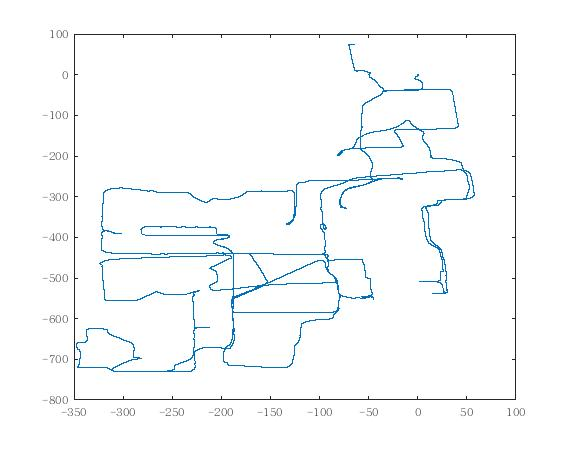
#> input picture dataProcess_m/nclt_path.jpg, 570 x 450 px, found by its file name
$ python image_cv.py
#> lines starting #> are read from the running program, lines starting #| are printed output that depends on the picture
import cv2
#-*- coding: UTF-8 -*-
# 顺时针旋转90度
def RotateClockWise90(img):
    trans_img = cv2.transpose( img )
    new_img = cv2.flip(trans_img, 1)
    return new_img


# 逆时针旋转90度
def RotateAntiClockWise90(img):
    trans_img = cv2.transpose( img )
    new_img = cv2.flip( trans_img, 0 )
    return new_img

def test_rot(img_path):
    img = cv2.imread(img_path)
#> img is the input picture: shape (450, 570, 3); mean B, G, R 250.4, 250, 248.1
    cv2.imshow('raw', img)

    trans_img = cv2.transpose(img)
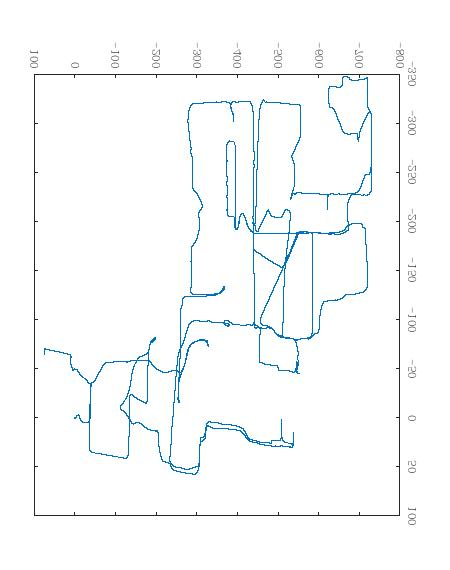
#> trans_img: shape (570, 450, 3); mean B, G, R 250.4, 250, 248.1
    cv2.imshow( 'trans', trans_img )

    clock90_img = RotateClockWise90(img)
#> in RotateClockWise90, `new_img = cv2.flip(trans_img, 1)`:
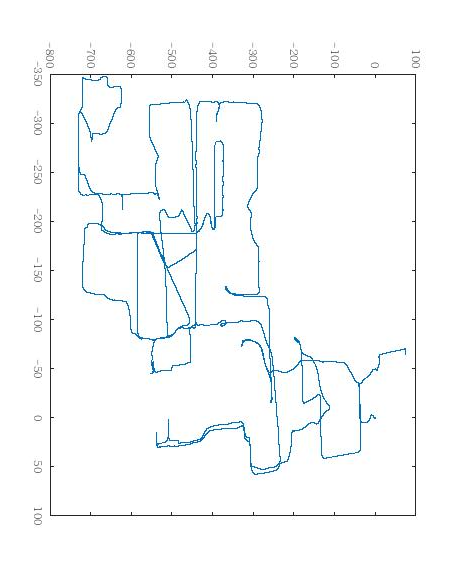
#> new_img: shape (570, 450, 3); mean B, G, R 250.4, 250, 248.1
    cv2.imshow( 'clock90', clock90_img )

    ant_clock90_img = RotateAntiClockWise90(img)
#> in RotateAntiClockWise90, `new_img = cv2.flip( trans_img, 0 )`:
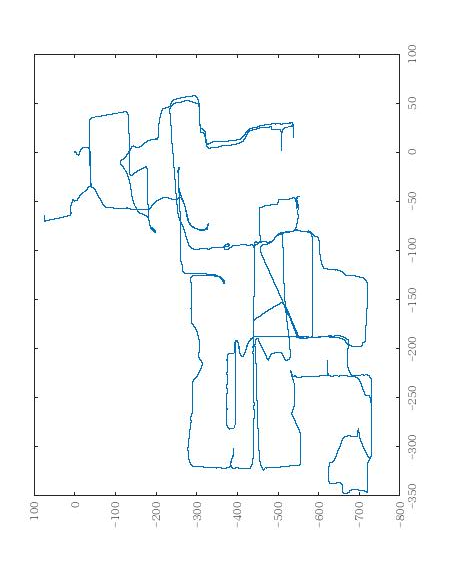
#> new_img: shape (570, 450, 3); mean B, G, R 250.4, 250, 248.1
    cv2.imshow('ant_clock90', ant_clock90_img)

    key_ret = cv2.waitKey( 0 )
#> (key Esc is pressed here)

if __name__ == '__main__':
    test_rot('/home/jixingwu/dataPackage/dataProcess_m/nclt_path.jpg')
